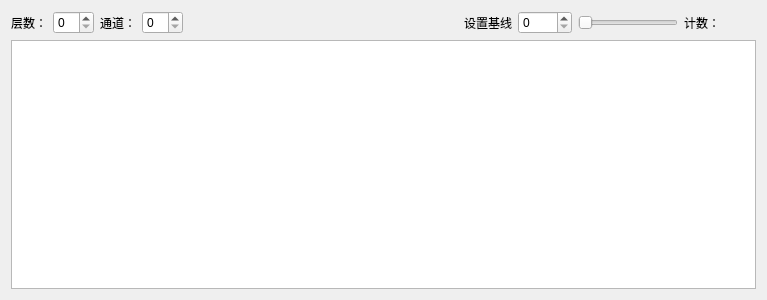
<?xml version="1.0" encoding="UTF-8"?>
<ui version="4.0">
 <class>Dialog</class>
 <widget class="QDialog" name="Dialog">
  <property name="geometry">
   <rect>
    <x>0</x>
    <y>0</y>
    <width>767</width>
    <height>300</height>
   </rect>
  </property>
  <property name="windowTitle">
   <string>Dialog</string>
  </property>
  <layout class="QVBoxLayout" name="verticalLayout">
   <item>
    <layout class="QHBoxLayout" name="horizontalLayout_4">
     <item>
      <widget class="QLabel" name="label_5">
       <property name="text">
        <string>层数：</string>
       </property>
      </widget>
     </item>
     <item>
      <widget class="QSpinBox" name="spinBox_board_2"/>
     </item>
     <item>
      <widget class="QLabel" name="label_6">
       <property name="text">
        <string>通道：</string>
       </property>
      </widget>
     </item>
     <item>
      <widget class="QSpinBox" name="spinBox_channel_2">
       <property name="maximum">
        <number>36</number>
       </property>
      </widget>
     </item>
     <item>
      <spacer name="horizontalSpacer_2">
       <property name="orientation">
        <enum>Qt::Horizontal</enum>
       </property>
       <property name="sizeHint" stdset="0">
        <size>
         <width>40</width>
         <height>20</height>
        </size>
       </property>
      </spacer>
     </item>
     <item>
      <widget class="QLabel" name="label_7">
       <property name="text">
        <string>设置基线</string>
       </property>
      </widget>
     </item>
     <item>
      <widget class="QSpinBox" name="spinBox_baseLine_2">
       <property name="maximum">
        <number>4095</number>
       </property>
      </widget>
     </item>
     <item>
      <widget class="QSlider" name="horizontalSlider_baseLine_2">
       <property name="maximumSize">
        <size>
         <width>100</width>
         <height>16777215</height>
        </size>
       </property>
       <property name="maximum">
        <number>4095</number>
       </property>
       <property name="orientation">
        <enum>Qt::Horizontal</enum>
       </property>
      </widget>
     </item>
     <item>
      <layout class="QHBoxLayout" name="horizontalLayout_2">
       <item>
        <widget class="QLabel" name="label_8">
         <property name="maximumSize">
          <size>
           <width>16777215</width>
           <height>30</height>
          </size>
         </property>
         <property name="text">
          <string>计数：</string>
         </property>
        </widget>
       </item>
       <item>
        <widget class="QLabel" name="label_count_2">
         <property name="minimumSize">
          <size>
           <width>30</width>
           <height>0</height>
          </size>
         </property>
         <property name="maximumSize">
          <size>
           <width>16777215</width>
           <height>30</height>
          </size>
         </property>
         <property name="text">
          <string/>
         </property>
        </widget>
       </item>
      </layout>
     </item>
    </layout>
   </item>
   <item>
    <widget class="GraphicsView" name="graphicsView"/>
   </item>
  </layout>
 </widget>
 <customwidgets>
  <customwidget>
   <class>GraphicsView</class>
   <extends>QGraphicsView</extends>
   <header>pyqtgraph</header>
  </customwidget>
 </customwidgets>
 <resources/>
 <connections/>
</ui>
